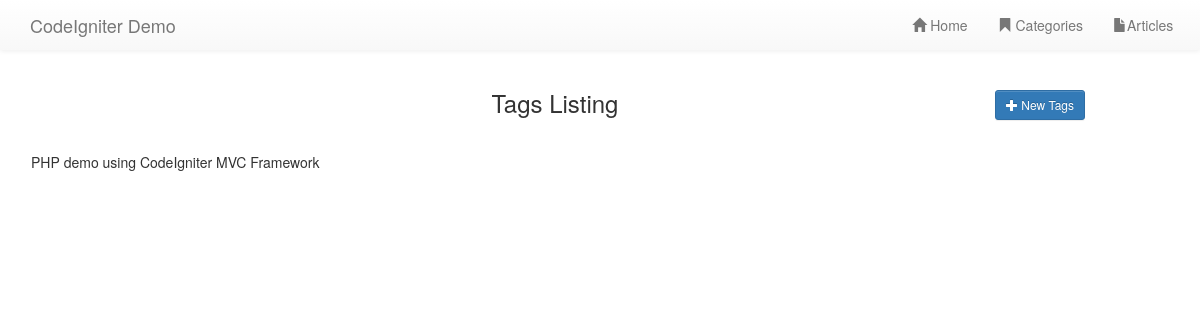
The page /index.php/tags on the database as committed earlier.
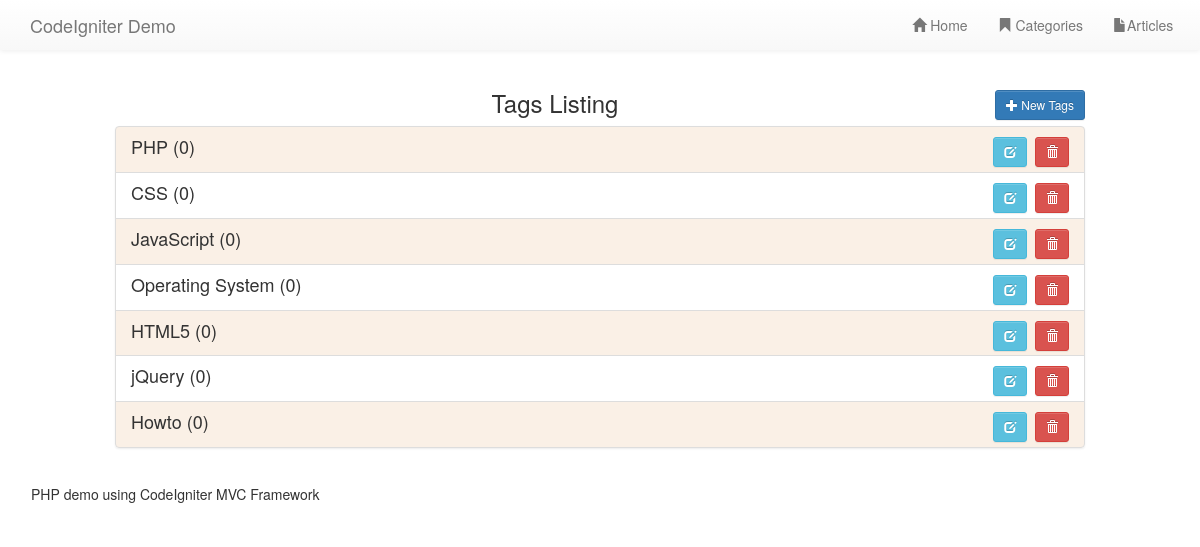
The same page on the database as committed later.
### tables this page shows
CREATE TABLE IF NOT EXISTS `tags` (
  `tagId` int(11) unsigned NOT NULL AUTO_INCREMENT,
  `name` varchar(30) NOT NULL,
  PRIMARY KEY (`tagId`)
);

### application/controllers/Tags.php (called while the page is built, shortened)
<?php
class Tags extends CI_Controller {
    public function __construct() {
        $this->load->model('tags_model', 'tags');
    }
    public function index() {
        $data['tag_list'] = $this->tags->getTag();
        $this->load->view('header');
        $this->load->view('tags/listing', $data);
        $this->load->view('footer');
    }
}

### index.php (called while the page is built, shortened)
<?php
require_once BASEPATH.'core/CodeIgniter.php';

### application/models/Tags_model.php (called while the page is built, shortened)
<?php
class Tags_model extends CI_Model {
    public function getTag($tagId = NULL) {
        $articleCount = "(select count(1) from articles_tags
                    where tagId = a.tagId)
                AS articleCount";
        $this->db->select('*');
        $this->db->select($articleCount);
        $query = $this->db->get('tags a');
        return $query->result_array();
    }
}

### application/views/tags/listing.php (the view, shortened to what this page needs)
<main>
  <div class="container-fluid">
    <div class="row">
      <div class="col-xs-12 col-md-10 col-md-offset-1">
        <div class="item-group">
          <a class="btn btn-sm btn-primary pull-right" href="<?=base_url('tags/form')?>">
            <span class="glyphicon glyphicon-plus"></span>
            New Tags
          </a>
          <h3 class="text-center">Tags Listing</h3>
        </div>
        <div class="list-group">
          <?php foreach ($tag_list as $tag): ?>
            <div class="list-group-item">
              <?php if ($tag['articleCount'] < 1): ?>
                <a itemId="<?=$tag['tagId']?>"
                  class="itemDelete btn btn-sm btn-danger pull-right" data-toggle="tooltip"
                  data-placement="bottom" title="Delete Tag" href="">
                  <span class="glyphicon glyphicon-trash">
                </a>
                <span class="pull-right">&nbsp;&nbsp;</span>
              <?php endif; ?>
              <a class="btn btn-sm btn-info pull-right"
                data-toggle="tooltip" data-placement="bottom" title="Edit Tag"
                href="<?=base_url('tags/form') . '/' . $tag['tagId']?>">
                <span class="glyphicon glyphicon-edit">
              </a>
              <h4 class="list-group-item-heading"><?=html_escape(strip_tags($tag['name']))?>
                (<?=html_escape($tag['articleCount'])?>)
              </h4>
            </div>
          <?php endforeach; ?>
        </div>
      </div>
    </div>
  </div>
</main>

Rows that differ between the two databases and show on the page:
added tags: name "PHP", articleCount "0"
added tags: name "CSS", articleCount "0"
added tags: name "JavaScript", articleCount "0"
added tags: name "Operating System", articleCount "0"
added tags: name "HTML5", articleCount "0"
added tags: name "jQuery", articleCount "0"
added tags: name "Howto", articleCount "0"
